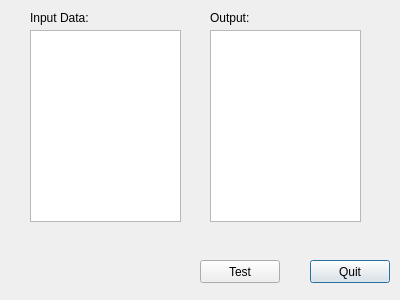
<?xml version="1.0" encoding="UTF-8"?>
<ui version="4.0">
 <class>testDataWindow</class>
 <widget class="QDialog" name="testDataWindow">
  <property name="geometry">
   <rect>
    <x>0</x>
    <y>0</y>
    <width>400</width>
    <height>300</height>
   </rect>
  </property>
  <property name="windowTitle">
   <string>Dialog</string>
  </property>
  <widget class="QListWidget" name="inputList">
   <property name="geometry">
    <rect>
     <x>30</x>
     <y>30</y>
     <width>151</width>
     <height>192</height>
    </rect>
   </property>
   <property name="editTriggers">
    <set>QAbstractItemView::DoubleClicked|QAbstractItemView::EditKeyPressed</set>
   </property>
   <property name="dragEnabled">
    <bool>false</bool>
   </property>
  </widget>
  <widget class="QListWidget" name="outputList">
   <property name="geometry">
    <rect>
     <x>210</x>
     <y>30</y>
     <width>151</width>
     <height>192</height>
    </rect>
   </property>
   <property name="editTriggers">
    <set>QAbstractItemView::DoubleClicked|QAbstractItemView::EditKeyPressed</set>
   </property>
   <property name="dragEnabled">
    <bool>false</bool>
   </property>
  </widget>
  <widget class="QPushButton" name="pushButton_2">
   <property name="geometry">
    <rect>
     <x>310</x>
     <y>260</y>
     <width>80</width>
     <height>23</height>
    </rect>
   </property>
   <property name="text">
    <string>Quit</string>
   </property>
  </widget>
  <widget class="QPushButton" name="pushButton">
   <property name="geometry">
    <rect>
     <x>200</x>
     <y>260</y>
     <width>80</width>
     <height>23</height>
    </rect>
   </property>
   <property name="text">
    <string>Test</string>
   </property>
  </widget>
  <widget class="QLabel" name="label">
   <property name="geometry">
    <rect>
     <x>30</x>
     <y>10</y>
     <width>81</width>
     <height>16</height>
    </rect>
   </property>
   <property name="text">
    <string>Input Data: </string>
   </property>
  </widget>
  <widget class="QLabel" name="label_2">
   <property name="geometry">
    <rect>
     <x>210</x>
     <y>10</y>
     <width>57</width>
     <height>15</height>
    </rect>
   </property>
   <property name="text">
    <string>Output:</string>
   </property>
  </widget>
 </widget>
 <resources/>
 <connections>
  <connection>
   <sender>pushButton_2</sender>
   <signal>clicked()</signal>
   <receiver>testDataWindow</receiver>
   <slot>close()</slot>
   <hints>
    <hint type="sourcelabel">
     <x>334</x>
     <y>276</y>
    </hint>
    <hint type="destinationlabel">
     <x>356</x>
     <y>299</y>
    </hint>
   </hints>
  </connection>
 </connections>
 <slots>
  <slot>testNNData()</slot>
 </slots>
</ui>
